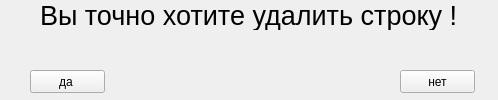
<?xml version="1.0" encoding="UTF-8"?>
<ui version="4.0">
 <class>Form</class>
 <widget class="QWidget" name="Form">
  <property name="geometry">
   <rect>
    <x>0</x>
    <y>0</y>
    <width>498</width>
    <height>100</height>
   </rect>
  </property>
  <property name="windowTitle">
   <string>Form</string>
  </property>
  <widget class="QLabel" name="label">
   <property name="geometry">
    <rect>
     <x>40</x>
     <y>0</y>
     <width>430</width>
     <height>30</height>
    </rect>
   </property>
   <property name="font">
    <font>
     <pointsize>20</pointsize>
    </font>
   </property>
   <property name="text">
    <string>Вы точно хотите удалить строку !</string>
   </property>
  </widget>
  <widget class="QPushButton" name="pushButton_yes_refilled">
   <property name="geometry">
    <rect>
     <x>30</x>
     <y>70</y>
     <width>75</width>
     <height>23</height>
    </rect>
   </property>
   <property name="text">
    <string>да </string>
   </property>
  </widget>
  <widget class="QPushButton" name="pushButton_no_refilled">
   <property name="geometry">
    <rect>
     <x>400</x>
     <y>70</y>
     <width>75</width>
     <height>23</height>
    </rect>
   </property>
   <property name="text">
    <string>нет</string>
   </property>
  </widget>
 </widget>
 <resources/>
 <connections/>
</ui>
